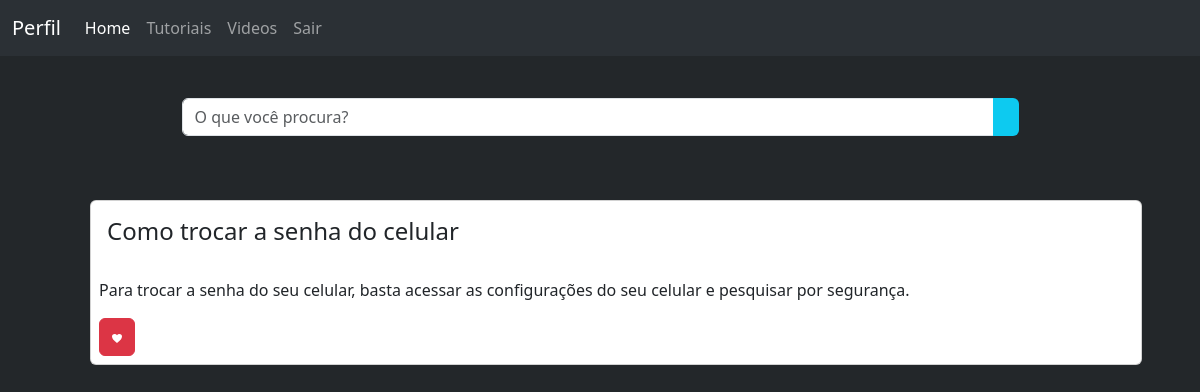
The page /views/tutoriais.php?busca=Como trocar a senha do celular (signed in) on the database its author committed.
### tables this page shows
CREATE TABLE `tutorial` (
  `idtutorial` int(11) NOT NULL,
  `titulo` varchar(100) NOT NULL,
  `texto` varchar(300) NOT NULL
);

### models/Conexao.class.php (called while the page is built)
<?php
	class Conexao
	{
		public function __construct(protected $db = null)
		{
			$parametros = "mysql:host=localhost;dbname=teste;charset=utf8mb4";
			$this->db = new PDO($parametros, "root", "");
		}
	}
?>

### models/tutorial.class.php (called while the page is built, shortened)
<?php
    class Tutorial extends Conexao
    {
        public function Buscar_tutorial($pesquisa)
        {
            $sql = ("SELECT * FROM tutorial WHERE titulo LIKE '%". $pesquisa ."%' ");
            $stm = $this->db->prepare($sql);
            $stm->execute();
			$this->db = null;
            return $stm->fetchAll(PDO::FETCH_OBJ);
        }
    }
?>

### views/tutoriais.php (the view, shortened to what this page needs)
<?php
require_once "../models/Conexao.class.php";
require_once "../models/tutorial.class.php";
    if(isset($_GET['busca']))
    {
        $pesquisa = ($_GET["busca"]);
        $tutorial = new Tutorial();
        $retorno = $tutorial->Buscar_tutorial($pesquisa);
    }
    else
    {
        $tutorial = new Tutorial();
        $retorno = $tutorial->buscar_todos_tutoriais();
    }
?>
<!DOCTYPE html>
<html lang="pt-BR">
<head>
    <link href="https://cdn.jsdelivr.net/npm/bootstrap@5.3.2/dist/css/bootstrap.min.css" rel="stylesheet">
</head>
<body style="color: white; background: #23272A;">
    <?php
        require_once "menu.php";
    ?>
        <section class='container' style='margin-top:50px'>
            <div class="d-flex justify-content-center mt-6">
                <form class="w-75 m-5"  method="get">
                    <div class="input-group">
                        <input type="text" name="busca" class="form-control" placeholder="O que você procura?">
                        <button class="btn bg-info"><img src="../IMG/busca.png" alt=""></button>
                    </div>
                </form>
            </div>
                <ul>
                    <?php
                        if(is_array($retorno) && count($retorno) > 0){
                            foreach($retorno as $dado )
                            {
                                echo "
                                <li class='card m-3'>
                                    <div class='card-body'>
                                        <h4 class='card-title'>{$dado->titulo}</h4>
                                    </div>
                                    <p class='m-2'>
                                        {$dado->texto}
                                    </p>
                                    <div class='m-2'>
                                        <form  method='POST'>";
                                        if(!isset($_SESSION["idusuario"]))
                                        {
                                            echo "<button type='submit' hidden name='salvar' class = 'btn btn-danger'><img src='../IMG/heart.svg' ></button>";
                                        }
                                        else{
                                            echo "<input type='hidden' name='idtutorial' value='{$dado->idtutorial}' >
                                            <button type='submit' name='salvar' class = 'btn btn-danger'><img src='../IMG/heart.svg' ></button>";
                                        }
                                echo"</div>
                                </li>
                                ";
                            }
                        }
                        else
                        {
                            echo" <p> Não encontramos nada </p>";
                        }
                    ?>
            </ul>
        </section>
</body>
</html>

### rows shown on the page
tutorial: titulo "Como trocar a senha do celular", texto "Para trocar a senha do seu celular, basta acessar as configurações do seu celular e pesquisar por segurança."
